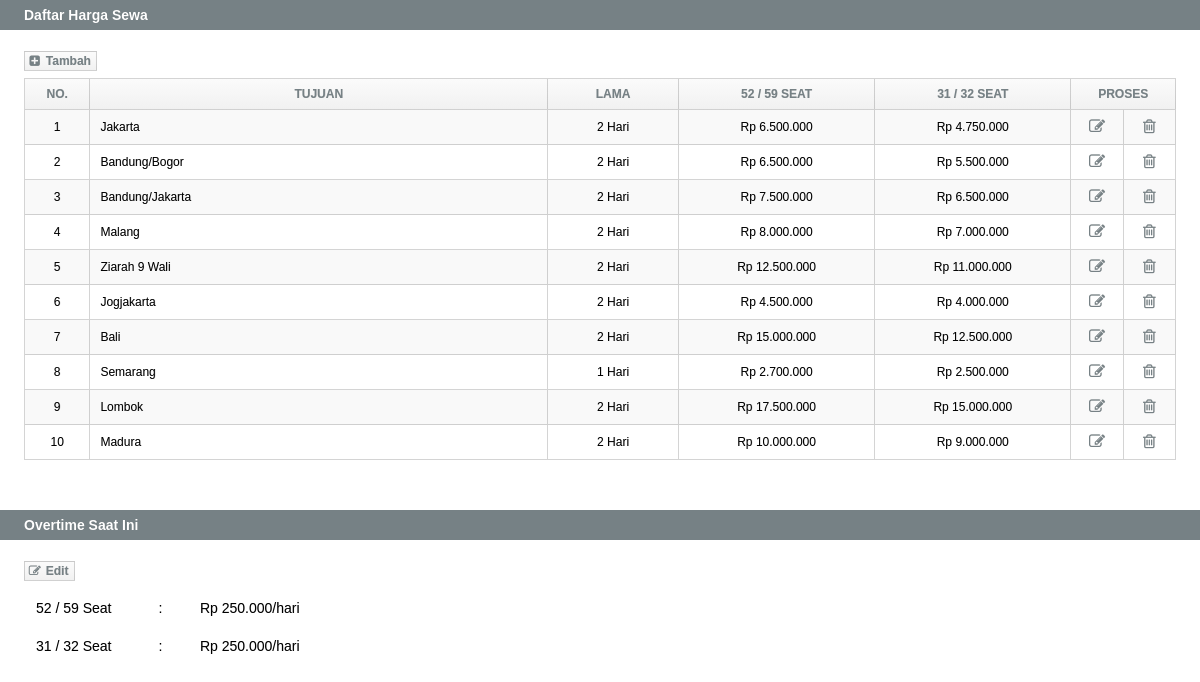
Page /admin/harga_sewa.php on the committed database.
### tables this page shows
CREATE TABLE IF NOT EXISTS `harga_sewa` (
  `id` int(3) NOT NULL AUTO_INCREMENT,
  `tujuan` text NOT NULL,
  `lama` int(2) NOT NULL,
  `seat_a` int(8) NOT NULL DEFAULT '0',
  `seat_b` int(8) NOT NULL DEFAULT '0',
  `kategori` enum('Paket','NB') NOT NULL DEFAULT 'Paket',
  PRIMARY KEY (`id`)
);

### admin/harga_sewa.php (the view, shortened to what this page needs)
<?php
include('hapus_otomatis.php');
$query_paket = "SELECT * FROM harga_sewa WHERE kategori = 'PAKET'";
$paket = mysql_query($query_paket, $database) or die(mysql_error());
$row_paket = mysql_fetch_assoc($paket);
$query_nb = "SELECT * FROM harga_sewa WHERE kategori = 'nb'";
$nb = mysql_query($query_nb, $database) or die(mysql_error());
$row_nb = mysql_fetch_assoc($nb);
$noUrut = 1;
?>
<!DOCTYPE html PUBLIC "-//W3C//DTD XHTML 1.0 Transitional//EN" "http://www.w3.org/TR/xhtml1/DTD/xhtml1-transitional.dtd">
<html xmlns="http://www.w3.org/1999/xhtml">
<head>
<link href="../css/style.css" rel="stylesheet" type="text/css" />
<link href="../css/frame_admin.css" rel="stylesheet" type="text/css" />
<link href="../css/tabel_admin.css" rel="stylesheet" type="text/css" />
<link rel="stylesheet" href="../css/assets/css/font-awesome.min.css">
</head>
<body>
<div class="induk">
	<div id="judul">
		Daftar Harga Sewa
	</div>
	<div id="konten">
    <div id="tambah"><a id="a_tambah" href="tambah_harga_sewa.php"><span class="fa fa-plus-square fa-fw"></span> Tambah&nbsp;</a></div>
      <table id="table" cellspacing="0">
        <tr>
          <td width="5%" id="td_judul">No.</td>
          <td width="35%" id="td_judul">Tujuan</td>
          <td width="10%" id="td_judul">Lama</td>
          <td width="15%" id="td_judul">52 / 59 Seat</td>
          <td width="15%" id="td_judul">31 / 32 Seat</td>
          <td colspan="2" id="td_judul">Proses</td>
        </tr>
        <?php do { ?>
          <tr id="show">
            <td align="center"id="td_isi"><?php echo $noUrut++; ?></td>
            <td id="td_isi" style="padding-left:10px"><?php echo $row_paket['tujuan']; ?></td>
            <td align="center" id="td_isi" style="padding-left:10px"><?php echo $row_paket['lama']; ?> Hari</td>
            <td align="center" id="td_isi"><?php $seat_a=number_format($row_paket['seat_a'],0,",",".");  echo 'Rp '. $seat_a ?></td>
            <td align="center" id="td_isi"><?php $seat_b=number_format($row_paket['seat_b'],0,",",".");  echo 'Rp '. $seat_b ?></td>
            <td width="4%" align="center" id="td_isi"><a href="edit_harga_sewa.php?id=<?php echo $row_paket['id']; ?>" id="a_aksi"><span class="fa fa-edit fa-lg fa-fw"></span> </a></td>
            <td width="4%" align="center" id="td_isi"><a  onclick="return confirm('Anda Yakin Akan Menghapus')" href="hapus_harga_sewa.php?id=<?php echo $row_paket['id']; ?>" id="a_aksi"><span class="fa fa-trash-o fa-lg fa-fw"></span></a></td>
          </tr>
          <?php } while ($row_paket = mysql_fetch_assoc($paket)); ?>
      </table>
  </div>
  <div id="judul">
		Overtime Saat Ini
  </div>
    <div id="konten">
    <div id="tambah"><a id="a_tambah" href="edit_overtime.php?id=<?php echo $row_nb['id']; ?>"><span class="fa fa-edit fa-fw"></span> Edit&nbsp;</a></div>
      <table id="untable" width="500px">
          <tr>
            <td width="112">52 / 59 Seat</td>
            <td width="22">:</td>
            <td width="350"><?php $seat_a=number_format($row_nb['seat_a'],0,",",".");  echo 'Rp '. $seat_a  .'/hari'?></td>
          </tr>
          <tr>
            <td>31 / 32 Seat</td>
            <td>:</td>
            <td><?php $seat_b=number_format($row_nb['seat_b'],0,",",".");  echo 'Rp '. $seat_b .'/hari' ?></td>
          </tr>
		</table>
    </div>
</div>
</body>
</html>

### css/style.css (style rules this page uses)
* { font-family: Arial, Helvetica, sans-serif; text-shadow: .3px .3px .5px rgba(0,0,0,.2); text-decoration: none; border: 0 none; padding: 0; margin: 0; }

### css/frame_admin.css (style rules this page uses)
.induk { font-size: 12px; width: 100%; overflow: hidden; }
#judul { font-size: 14px; font-weight: bold; background: #768185; color: #FFF; width: 98%; height: 30px; line-height: 30px; padding-left: 2%; }
#konten { margin: 2% 2% 50px 2%; width: 96%; }

### css/tabel_admin.css (style rules this page uses)
#table { width: 100%; border-top:1px solid rgba(0,0,0,0.17); border-left:1px solid rgba(0,0,0,0.17); }
#td_judul { background: -moz-linear-gradient(top, #FBFBFB, #f1f1f1); background: -ms-linear-gradient(top, #FBFBFB, #f1f1f1); background: -o-linear-gradient(top, #FBFBFB, #f1f1f1); background: -webkit-linear-gradient(top, #FBFBFB, #f1f1f1); background: linear-gradient(top, #FBFBFB, #f1f1f1); font-weight: bold; color: #768185; text-align: center; text-transform: uppercase; height: 30px; line-height: 30px; border-right:1px solid rgba(0,0,0,0.17); border-bottom:1px solid rgba(0,0,0,0.17); }
#td_isi { padding: 10px; border-right:1px solid rgba(0,0,0,0.17); border-bottom:1px solid rgba(0,0,0,0.17); }
#table tr#show:nth-child(2n+0) { background: #F9F9F9; transition: all .2s ease-out; }
#tambah { margin-bottom: 10px; }
#a_tambah { cursor: pointer; font-weight: bold; color: #768185; padding: 2px; border: 1px solid rgba(0,0,0,0.17); background: -moz-linear-gradient(top, #FBFBFB, #f1f1f1); background: -ms-linear-gradient(top, #FBFBFB, #f1f1f1); background: -o-linear-gradient(top, #FBFBFB, #f1f1f1); background: -webkit-linear-gradient(top, #FBFBFB, #f1f1f1); background: linear-gradient(top, #FBFBFB, #f1f1f1); transition: all .3s ease-out; }
#a_aksi { color: #768185; transition: all .3s ease-out; }
#untable { font-size: 14px; }
#untable td { padding: 10px; }

### rows in the picture
harga_sewa: tujuan "Jakarta", lama "2", seat_a "6.500.000", seat_b "4.750.000"
harga_sewa: tujuan "Bandung/Bogor", lama "2", seat_a "6.500.000", seat_b "5.500.000"
harga_sewa: tujuan "Bandung/Jakarta", lama "2", seat_a "7.500.000", seat_b "6.500.000"
harga_sewa: tujuan "Malang", lama "2", seat_a "8.000.000", seat_b "7.000.000"
harga_sewa: tujuan "Ziarah 9 Wali", lama "2", seat_a "12.500.000", seat_b "11.000.000"
harga_sewa: tujuan "Jogjakarta", lama "2", seat_a "4.500.000", seat_b "4.000.000"
harga_sewa: tujuan "Bali", lama "2", seat_a "15.000.000", seat_b "12.500.000"
harga_sewa: tujuan "Semarang", lama "1", seat_a "2.700.000", seat_b "2.500.000"
harga_sewa: tujuan "Lombok", lama "2", seat_a "17.500.000", seat_b "15.000.000"
harga_sewa: tujuan "Madura", lama "2", seat_a "10.000.000", seat_b "9.000.000"
harga_sewa: seat_a "250.000", seat_b "250.000"
